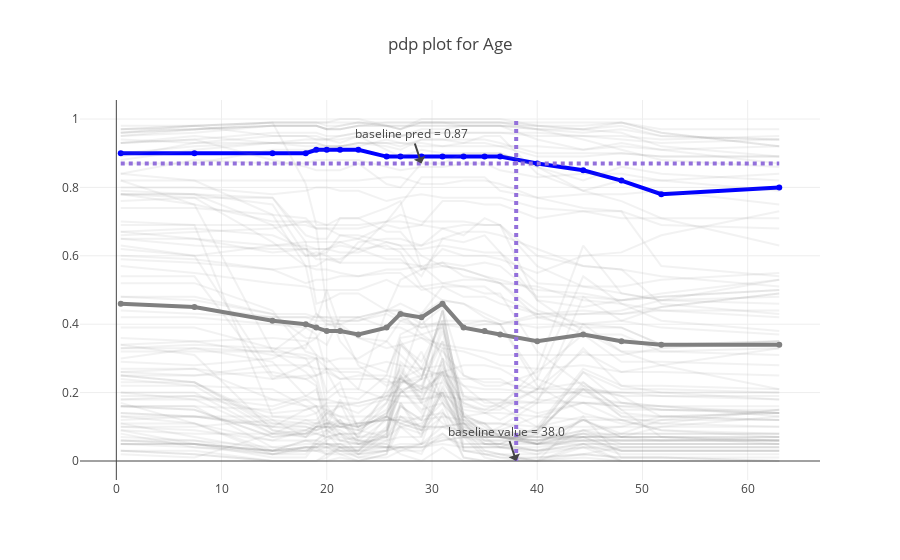

The notebook cell saved with this chart:
### Code cell
explainer.plot_pdp('Age', 0)
